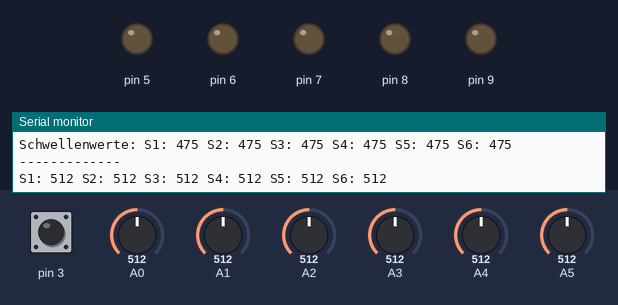
Simulated run of this sketch. Board: Arduino Uno, built with avr-gcc and run on an emulated ATmega328P. On the bench: output pins drawn as LEDs (lit = HIGH), the last lines printed to the serial monitor. Inputs (shaded band) come from the test bench; at power-on: pin 3 HIGH, A0 = 512, A1 = 512, A2 = 512, A3 = 512, A4 = 512, A5 = 512. EEPROM starts erased; pins used as bus, display or sensor lines are not drawn.

Above: at 1.2 s.
1.3 s: pin 3 pulled LOW for 1 s
At 3.2 s:
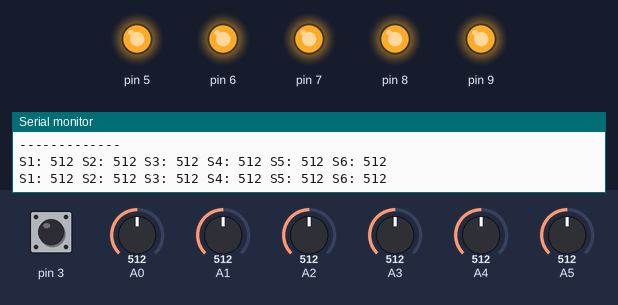
10.6 s: pin 3 pulled LOW for 3.2 s
At 14.7 s:
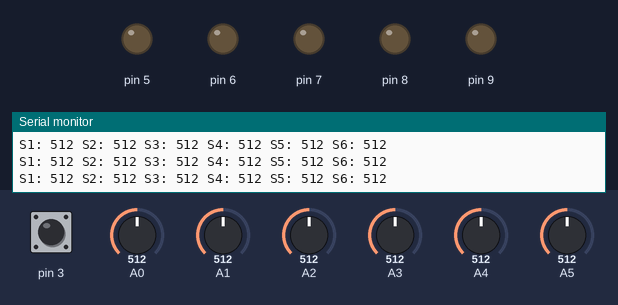
Timing chart, 0 to 16.2 s (numbered marks = the images above; inputs shaded):
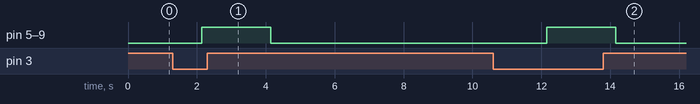

Measured:
- after the input at 1.3 s, pin 5–9: LOW → HIGH after 0.84 s, → LOW 2.0 s later
- after the input at 10.6 s, pin 5–9: LOW → HIGH after 1.6 s, → LOW 2.0 s later

The sketch:

MoistureSensorPrototype.ino
```cpp
//
// Grundaufbau des Systems:
//
// 1. Mehrere unabhängige Arduinos mit jeweils bis zu 6 Sensoren
//
// Jeder Arduino hat 1 Taster und je Sensor 1 LED. Bei Tastendruck wird für jeden Sensor,
// welcher einen "zu trockenen" Wert zurückgibt, die LED aktiviert.
// Der Arduino gibt per CAN-Bus mindestens 1x pro Minute aus:
//   - Die aktuellen Werte jedes Sensors
//   - Die Schnellwertkalibrierung jedes Sensors
// Der Arduino hat ein Konsoleninterface, mit dem die Kalibration eingestellt werden kann.
// Die Sensoren müssen wie folgt angeschlossen sein:
//  - VCC jedes Sensors an Pin "5V" am Arduino
//  - GND jedes Sensors an Pin "GND" am Arduino
//  - AOut der Sensoren an die Pins "A0" bis "A5" am Arduino
// Das CAN-Modul MCP2515 wird so angeschlossen wie unter
// https://github.com/autowp/arduino-mcp2515 dokumentiert


//
// 2. Zentraler Arduino als Anzeigetafel
//
// Dieser Arduino soll anzeigen, auf welchem Beet gegossen werden muss (d. h. wo mindestens ein Sensor "zu trocken" ist).
// Zu diesem Zweck wird auf dem CAN-Bus "mitgelauscht".


// https://github.com/autowp/arduino-mcp2515 --> Auch zur Verkabelung des CAN-Moduls am Arduino nutzen!
#include <mcp2515.h>
struct can_frame canMsg1;
struct can_frame canMsg2;
MCP2515 mcp2515(10);

// Der persistente Speicher wird genutzt
#include <inttypes.h>
#include <avr/eeprom.h>
#include <avr/io.h>

#define EEPROM_MAGIC 0x76
#define DEFAULT_ID 0x13

uint16_t threshold[6];
uint8_t device_id;

void write_threshold(int i_sensor, uint16_t value) {
  eeprom_write_byte((uint8_t*)(1+2*i_sensor), (uint8_t)(value % 256)); // % == "Modulo"
  eeprom_write_byte((uint8_t*)(2+2*i_sensor), (uint8_t)(value / 256));
};


void setup() {
  // Start der seriellen Kommunikation
  Serial.begin(9600);
  Serial.println("Neustart");
  // Setup der digitalen Pins
  pinMode(4, OUTPUT); // Anzeige für Sensor 1
  pinMode(5, OUTPUT); // f. Sensor 2
  pinMode(6, OUTPUT);
  pinMode(7, OUTPUT);
  pinMode(8, OUTPUT);
  pinMode(9, OUTPUT); // f. Sensor 6
  pinMode(3, INPUT_PULLUP); // f. Taster
  // Nutzung des persistenten Speichers um Schwellenwerte einzugeben
  byte magicbyte = eeprom_read_byte(0);
  // Der Speicher kann nur byteweise (0 bis 255) angesprochen werden, unsere Zahlenwerte sind aber bis zu 2 Byte (0 bis 16383) groß.
  // Deshalb sind die Werte in zwei Kommandos anzusprechen.
  if (magicbyte != EEPROM_MAGIC) {
    // Wenn Speicher noch leer, wird die Zahl "470" als Defaultwert hineingeschrieben.
    eeprom_write_byte(0, EEPROM_MAGIC);
    for (uint8_t i = 0; i < 6; i++) {
      write_threshold(i, 475);
    }
    eeprom_write_byte(13, DEFAULT_ID);
  }
  // Aus dem Speicher werden nun für jeden Sensor die hinterlegten Werte ausgelesen
  // (ggf. auch die gerade gespeicherten Default-Werte)
  for (uint8_t i = 0; i < 6; i++) {
    threshold[i] = ((uint16_t)eeprom_read_byte((uint8_t*)(1+2*i))) + ((uint16_t)eeprom_read_byte((uint8_t*)(2+2*i)))*256;
  }
  device_id = eeprom_read_byte(13);

// Initialisierung CAN-Message zur Kommunikation mit anderen Geräten
  canMsg1.can_id = "0x40";
  canMsg1.can_dlc = 7;

  mcp2515.reset();
  mcp2515.setBitrate(CAN_5KBPS);
  mcp2515.setNormalMode();

// Die Geräteinformationen werden ausgegeben
  showinfo();
}


// Methode zum Ausgeben von Werten
void print_values(uint16_t* values) {

  for (int i = 0; i < 6; i++) { // i = 0,1,2,3,4,5
    Serial.print("S");
    Serial.print((char)(0x31+i)); // ASCII: (0x30 = '0'), 0x31 = '1', 0x32 = '2', ...
    Serial.print(": ");
    Serial.print(values[i]);
    Serial.print(" ");
  }
  Serial.println();
}


uint8_t pause = 0;

void loop() {
  // Auslesen der aktuellen Sensorwerte, bis zu 6 Sensoren (Capacitive Soil
  // Moisture Sensor v1.2 (Schwingkreis))
  uint16_t sensorwert[6];
  sensorwert[0] = analogRead(A0);
  sensorwert[1] = analogRead(A1);
  sensorwert[2] = analogRead(A2);
  sensorwert[3] = analogRead(A3);
  sensorwert[4] = analogRead(A4);
  sensorwert[5] = analogRead(A5);
  if (pause)
    pause--;
  else
    print_values(sensorwert);

  bool led_ein = (digitalRead(3) == LOW);

  for (uint8_t i = 0; i < 6; i++) { // i = 0,1,2,3,4,5
    bool trocken = sensorwert[i] > threshold[i];
    if (trocken && led_ein) {
      // falls Boden trocken und Taster gedrückt
      digitalWrite(4+i, HIGH); // für Sensor "i+1" die LED einschalten
    }
    else
      digitalWrite(4+i, LOW); // ansonsten die LED ausschalten

    // Angelehnt an das Beispiel für die Bibliothek mcp2515
    canMsg1.data[0] = device_id;
    canMsg1.data[1] = i;
    canMsg1.data[2] = trocken ? 0x0f : 0x00;
    canMsg1.data[3] = sensorwert[i] % 256;
    canMsg1.data[4] = sensorwert[i] / 256;
    canMsg1.data[5] = threshold[i] % 256;
    canMsg1.data[6] = threshold[i] / 256;
    mcp2515.sendMessage(&canMsg1);
  }
  delay(1000);
  shellinterface();
}

void showinfo() {
  // Die Geräte-ID wird angezeigt
    Serial.print("Geräte-ID: ");
    Serial.println(device_id);
    // Die Schwellwerte anzeigen unter Nutzung der Auslesemethode
    Serial.print("Schwellenwerte: ");
    print_values(threshold);
    Serial.print("-------------\n");
}

void shellinterface() {
  String line = Serial.readString();
  // Leere Eingaben zurückgeben
  if (line.length() == 0)
    return;
  // Zeilenende löschen
  if (line[line.length()-1] == '\n')
    line = line.substring(0, line.length()-1);
  else if (line[line.length()-1] == '\r')
    line = line.substring(0, line.length()-1);
  // Für Debuggingzwecke die Eingabe anzeigen
  Serial.print("Received: ");
  Serial.println(line);
  // Ab hier werden die Kommandos definiert:

  if (line == "show") {
    showinfo();
  }
  else if (line == "pause") {
    Serial.println("Stoppe Ausgabe für 60 Sekunden.");
    pause = 60;
    // Dieser Wert wird in der Loop-Methode dann jede Sekunde heruntergezählt
  }
  else if (line.startsWith("set S") && line.length() > 7 && line[6] == '=') {
    // Sensorkanal auslesen, das ASCII-Zeichen für "0" abziehen um direkt die Zahl von 1 bis 6 zu erhalten
    // Außerdem 1 abziehen, da die Sensor-Nummern 1 bis 6 den internen Sensornummern 0-5 entsprechen.
    int i_sensor = line[5] - '0' - 1;
    int new_threshold = line.substring(7).toInt();
    Serial.print("Setze den Schwellwert von Sensor S");
    Serial.print(i_sensor+1);
    Serial.print(" von ");
    Serial.print(threshold[i_sensor]);
    Serial.print(" auf ");
    Serial.println(new_threshold);
    threshold[i_sensor] = new_threshold;
    write_threshold(i_sensor, new_threshold);
  }
  else if (line.startsWith("set ID=")) {
    int new_id = line.substring(7).toInt();

    Serial.print("Setze die Geraete-ID von ");
    Serial.print(device_id);
    Serial.print(" auf ");
    Serial.println(new_id);
    device_id = new_id;
    eeprom_write_byte(13, new_id);
  }
  else Serial.println("Kommando \"" + line + "\" nicht erkannt.");
}
```
